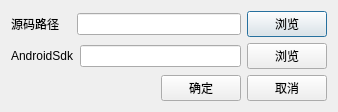
<?xml version="1.0" encoding="UTF-8"?>
<ui version="4.0">
 <class>SourcePackSetting</class>
 <widget class="QDialog" name="SourcePackSetting">
  <property name="geometry">
   <rect>
    <x>0</x>
    <y>0</y>
    <width>338</width>
    <height>105</height>
   </rect>
  </property>
  <property name="maximumSize">
   <size>
    <width>16777215</width>
    <height>120</height>
   </size>
  </property>
  <property name="windowTitle">
   <string>源码打包设置</string>
  </property>
  <layout class="QVBoxLayout" name="verticalLayout">
   <item>
    <layout class="QHBoxLayout" name="horizontalLayout">
     <item>
      <widget class="QLabel" name="LabelPath">
       <property name="sizePolicy">
        <sizepolicy hsizetype="Fixed" vsizetype="Preferred">
         <horstretch>0</horstretch>
         <verstretch>0</verstretch>
        </sizepolicy>
       </property>
       <property name="minimumSize">
        <size>
         <width>60</width>
         <height>0</height>
        </size>
       </property>
       <property name="text">
        <string>源码路径</string>
       </property>
      </widget>
     </item>
     <item>
      <widget class="QLineEdit" name="LineEditPath"/>
     </item>
     <item>
      <widget class="QPushButton" name="ButtonScan">
       <property name="text">
        <string>浏览</string>
       </property>
      </widget>
     </item>
    </layout>
   </item>
   <item>
    <layout class="QHBoxLayout" name="horizontalLayout_3">
     <item>
      <widget class="QLabel" name="LabelSdk">
       <property name="sizePolicy">
        <sizepolicy hsizetype="Fixed" vsizetype="Preferred">
         <horstretch>0</horstretch>
         <verstretch>0</verstretch>
        </sizepolicy>
       </property>
       <property name="minimumSize">
        <size>
         <width>60</width>
         <height>0</height>
        </size>
       </property>
       <property name="text">
        <string>AndroidSdk</string>
       </property>
      </widget>
     </item>
     <item>
      <widget class="QLineEdit" name="LineEditSdkPath"/>
     </item>
     <item>
      <widget class="QPushButton" name="ButtonScanSdk">
       <property name="text">
        <string>浏览</string>
       </property>
      </widget>
     </item>
    </layout>
   </item>
   <item>
    <layout class="QHBoxLayout" name="horizontalLayout_2">
     <item>
      <spacer name="horizontalSpacer">
       <property name="orientation">
        <enum>Qt::Horizontal</enum>
       </property>
       <property name="sizeHint" stdset="0">
        <size>
         <width>40</width>
         <height>20</height>
        </size>
       </property>
      </spacer>
     </item>
     <item>
      <widget class="QPushButton" name="ButtonOk">
       <property name="text">
        <string>确定</string>
       </property>
      </widget>
     </item>
     <item>
      <widget class="QPushButton" name="ButtonCancel">
       <property name="text">
        <string>取消</string>
       </property>
      </widget>
     </item>
    </layout>
   </item>
  </layout>
 </widget>
 <resources/>
 <connections>
  <connection>
   <sender>ButtonOk</sender>
   <signal>clicked()</signal>
   <receiver>SourcePackSetting</receiver>
   <slot>accept()</slot>
   <hints>
    <hint type="sourcelabel">
     <x>164</x>
     <y>59</y>
    </hint>
    <hint type="destinationlabel">
     <x>162</x>
     <y>64</y>
    </hint>
   </hints>
  </connection>
  <connection>
   <sender>ButtonCancel</sender>
   <signal>clicked()</signal>
   <receiver>SourcePackSetting</receiver>
   <slot>reject()</slot>
   <hints>
    <hint type="sourcelabel">
     <x>236</x>
     <y>53</y>
    </hint>
    <hint type="destinationlabel">
     <x>243</x>
     <y>64</y>
    </hint>
   </hints>
  </connection>
 </connections>
</ui>
